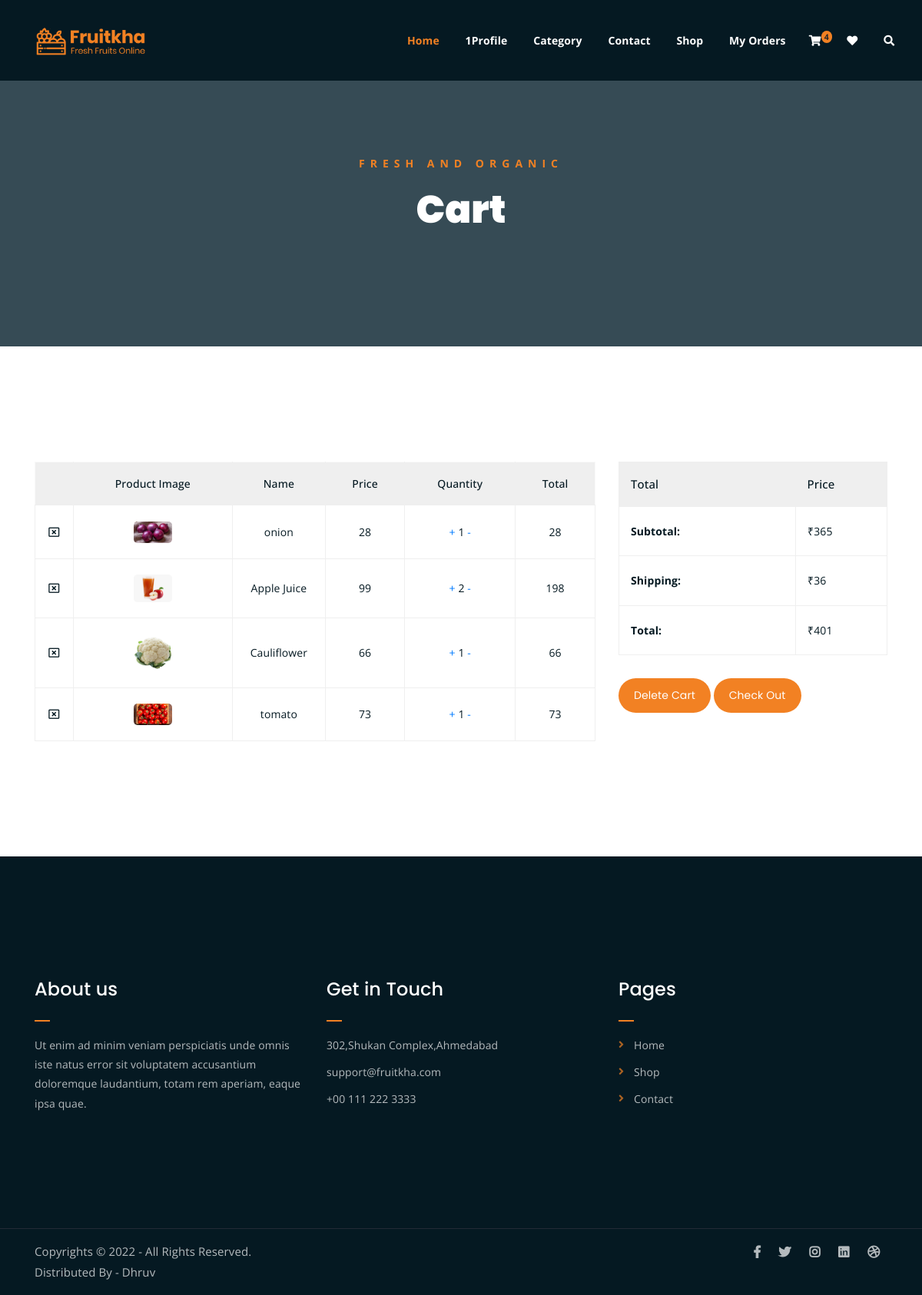
The app's page /cart/ (signed in) with its own data.
### myfruit/models.py (models this page shows, shortened)
class cartmodel(models.Model):
    user=models.ForeignKey(User,on_delete=models.CASCADE,null=True)
    product=models.ForeignKey(ProductModel,on_delete=models.CASCADE,null=True,blank=True)
    quantity=models.IntegerField(default=1)
    def prod_total(self):
        return (self.product.sell_price * self.quantity)

class ProductModel(models.Model):
    mcate = models.ForeignKey(MaincategoryModel,on_delete=models.CASCADE,null=True,blank=True)
    name = models.CharField(max_length=200)
    image = models.ImageField(upload_to = 'photos/product')
    og_price = models.IntegerField(default=0)
    discount = models.IntegerField(default=0)
    discount_price = models.IntegerField(default=0)
    sell_price = models.IntegerField(default=0)
    description = models.TextField()

### myfruit/views.py (the view)
# urls.py: path('cart/',cartview),
def cartview(request):
    main = MaincategoryModel.objects.all()
    product=ProductModel.objects.all()
    if request.user.is_authenticated:
        user = request.user
        carts=cartmodel.objects.all()
        cart_count = cartmodel.objects.filter(user=request.user).count()
        cart_items = cartmodel.objects.filter(user=request.user)
        context={'carts':carts,'user':user,'main':main,'product':product}
        sub_total = 0
        ship_charge =0
        grand_total = 0
        for i in cart_items:
            sub_total += i.prod_total()
            ship_charged=(sub_total*10)/100
            ship_charge=int(ship_charged)
        grand_total = sub_total + ship_charge
        context = {'cart_count': cart_count, 'cart_items': cart_items, 'sub_total': sub_total,
               'ship_charge': ship_charge, 'grand_total': grand_total,'user':user,'main':main,'product':product}
        return render(request,'cart.html',context)

### myfruit/templates/cart.html
{% extends 'base.html' %}
{% block body %}
	<div class="breadcrumb-section breadcrumb-bg">
		<div class="container">
			<div class="row">
				<div class="col-lg-8 offset-lg-2 text-center">
					<div class="breadcrumb-text">
						<p>Fresh and Organic</p>
						<h1>Cart</h1>
					</div>
				</div>
			</div>
		</div>
	</div>
	<div class="cart-section mt-150 mb-150">
		<div class="container">
			<div class="row">
				<div class="col-lg-8 col-md-12">
					<div class="cart-table-wrap">
						<table class="cart-table">
							<thead class="cart-table-head">
								<tr class="table-head-row">
									<th class="product-remove"></th>
									<th class="product-image">Product Image</th>
									<th class="product-name">Name</th>
									<th class="product-price">Price</th>
									<th class="product-quantity">Quantity</th>
									<th class="product-total">Total</th>
								</tr>
							</thead>
							<tbody>
								<tr class="table-body-row">
                                    {% for i in cart_items %}
									<td class="product-remove"><a href="/deletecart/{{i.id}}/"><i class="far fa-window-close"></i></a></td>
									<td class="product-image"><img src="{{i.product.image.url}}" alt=""></td>
									<td class="product-name">{{i.product.name}}</td>
									<td class="product-price">{{i.product.sell_price}}</td>
									<td class="product-quantity"> <a href="/changequantity/{{i.id}}/">+</a>  {{i.quantity}}   <a href="/minusquantity/{{i.id}}/">-</a></td>
									<td class="product-total">{{i.prod_total}}</td>
								</tr>
								{% endfor %}
							</tbody>
						</table>
					</div>
				</div>
				<div class="col-lg-4">
					<div class="total-section">
						<table class="total-table">
							<thead class="total-table-head">
								<tr class="table-total-row">
									<th>Total</th>
									<th>Price</th>
								</tr>
							</thead>
							<tbody>
								<tr class="total-data">
									<td><strong>Subtotal: </strong></td>
									<td>₹{{sub_total}}</td>
								</tr>
								<tr class="total-data">
									<td><strong>Shipping: </strong></td>
									<td>₹{{ship_charge}}</td>
								</tr>
								<tr class="total-data">
									<td><strong>Total: </strong></td>
									<td>₹{{grand_total}}</td>
								</tr>
							</tbody>
						</table>
						<div class="cart-buttons">
							<a href="/clearcart/" class="boxed-btn">Delete Cart</a>
							<a href="/address/" class="boxed-btn black">Check Out</a>
						</div>
					</div>
				</div>
			</div>
		</div>
	</div>
	{% endblock body %}

### myfruit/templates/base.html (shortened to what this page needs)
{% load static %}
<!DOCTYPE html>
<html lang="en">
<head>
	<link rel="stylesheet" href="{% static 'assets/css/all.min.css' %}">
	<link rel="stylesheet" href="{% static 'assets/bootstrap/css/bootstrap.min.css' %}">
	<link rel="stylesheet" href="{% static 'assets/css/owl.carousel.css' %}">
	<link rel="stylesheet" href="{% static 'assets/css/magnific-popup.css' %}">
	<link rel="stylesheet" href="{% static 'assets/css/animate.css' %}">
	<link rel="stylesheet" href="{% static 'assets/css/meanmenu.min.css' %}">
	<link rel="stylesheet" href="{% static 'assets/css/main.css' %}">
	<link rel="stylesheet" href="{% static 'assets/css/responsive.css' %}">
</head>
<body>
	<div class="top-header-area" id="sticker" style="background-color:#051922;color:white">
		<div class="container">
			<div class="row">
				<div class="col-lg-12 col-sm-12 text-center">
					<div class="main-menu d-flex  justify-content-between">
						<div class="site-logo">
							<a href="/">
								<img src="{% static 'assets/img/logo.png' %}" alt="">
							</a>
						</div>
						<nav class="main-menu">
							<ul>
								<li class="current-list-item"><a href="/">Home</a>
								</li>
								<li><a href="#">{{request.user}}Profile</a>
								</li>
								<li><a href="/allproduct/">Category</a>
								</li>
								<li><a href="/contact/">Contact</a></li>
								<li><a href="shop.html">Shop</a>
								</li>
								<li ><a href="/orders/">My Orders</a>
								</li>
								<li>
									<div class="header-icons">
										<a class="shopping-cart" href="/cart/"><i class="fas fa-shopping-cart"></i><span class='badge badge-warning' id='lblCartCount' style="position:absolute;background-color:#F28123;border-radius: 60%;">{{cart_count}}</span></a>
										<a class="wishlist" href="/wishlist/"><i class="fas	 fa-heart"></i></a>
										<a class="mobile-hide search-bar-icon" href="#"><i class="fas fa-search"></i></a>
									</div>
								</li>
							</ul>
						</nav>
					</div>
				</div>
			</div>
		</div>
	</div>
{% block body %}{% endblock body %}
<div class="footer-area">
    <div class="container">
        <div class="row">
            <div class="col-lg-4 col-md-6">
                <div class="footer-box about-widget">
                    <h2 class="widget-title">About us</h2>
                    <p>Ut enim ad minim veniam perspiciatis unde omnis iste natus error sit voluptatem accusantium doloremque laudantium, totam rem aperiam, eaque ipsa quae.</p>
                </div>
            </div>
            <div class="col-lg-4 col-md-6">
                <div class="footer-box get-in-touch">
                    <h2 class="widget-title">Get in Touch</h2>
                    <ul>
                        <li>302,Shukan Complex,Ahmedabad</li>
                        <li>support@fruitkha.com</li>
                        <li>+00 111 222 3333</li>
                    </ul>
                </div>
            </div>
            <div class="col-lg-4 col-md-6">
                <div class="footer-box pages">
                    <h2 class="widget-title">Pages</h2>
                    <ul>
                        <li><a href="/">Home</a></li>
                        <li><a href="/allproduct/">Shop</a></li>
                        <li><a href="/contact/">Contact</a></li>
                    </ul>
                </div>
            </div>
        </div>
    </div>
</div>
<div class="copyright">
    <div class="container">
        <div class="row">
            <div class="col-lg-6 col-md-12">
                <p>Copyrights &copy; 2022 - All Rights Reserved.<br>
                    Distributed By - Dhruv</a>
                </p>
            </div>
            <div class="col-lg-6 text-right col-md-12">
                <div class="social-icons">
                    <ul>
                        <li><a href="#" target="_blank"><i class="fab fa-facebook-f"></i></a></li>
                        <li><a href="#" target="_blank"><i class="fab fa-twitter"></i></a></li>
                        <li><a href="#" target="_blank"><i class="fab fa-instagram"></i></a></li>
                        <li><a href="#" target="_blank"><i class="fab fa-linkedin"></i></a></li>
                        <li><a href="#" target="_blank"><i class="fab fa-dribbble"></i></a></li>
                    </ul>
                </div>
            </div>
        </div>
    </div>
</div>
</body>
</html>

### static/assets/css/responsive.css (style rules this page uses)
@media only screen and (min-width: 992px) and (max-width: 1200px) { .cart-buttons a:first-child { margin-right: 0; margin-bottom: 15px; } }

### records on screen
cartmodel: product.image (picture), product.name "onion", product.sell_price "28", quantity "1", prod_total "28"
cartmodel: product.image (picture), product.name "Apple Juice", product.sell_price "99", quantity "2", prod_total "198"
cartmodel: product.image (picture), product.name "Cauliflower", product.sell_price "66", quantity "1", prod_total "66"
cartmodel: product.image (picture), product.name "tomato", product.sell_price "73", quantity "1", prod_total "73"

### other values on screen
{{ request.user }} "1"
{{ cart_count }} "4"
{{ sub_total }} "365"
{{ ship_charge }} "36"
{{ grand_total }} "401"
